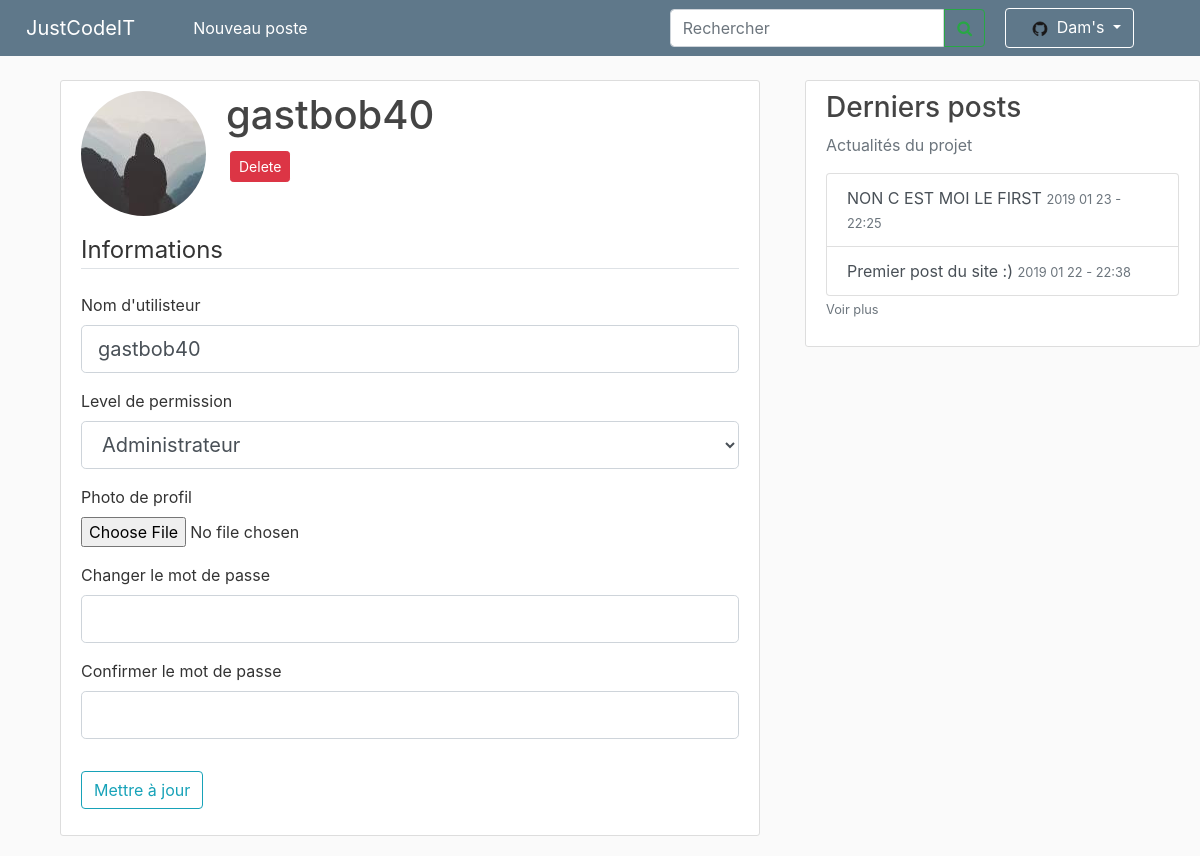
The app's page /account/gastbob40 (signed in), older data.
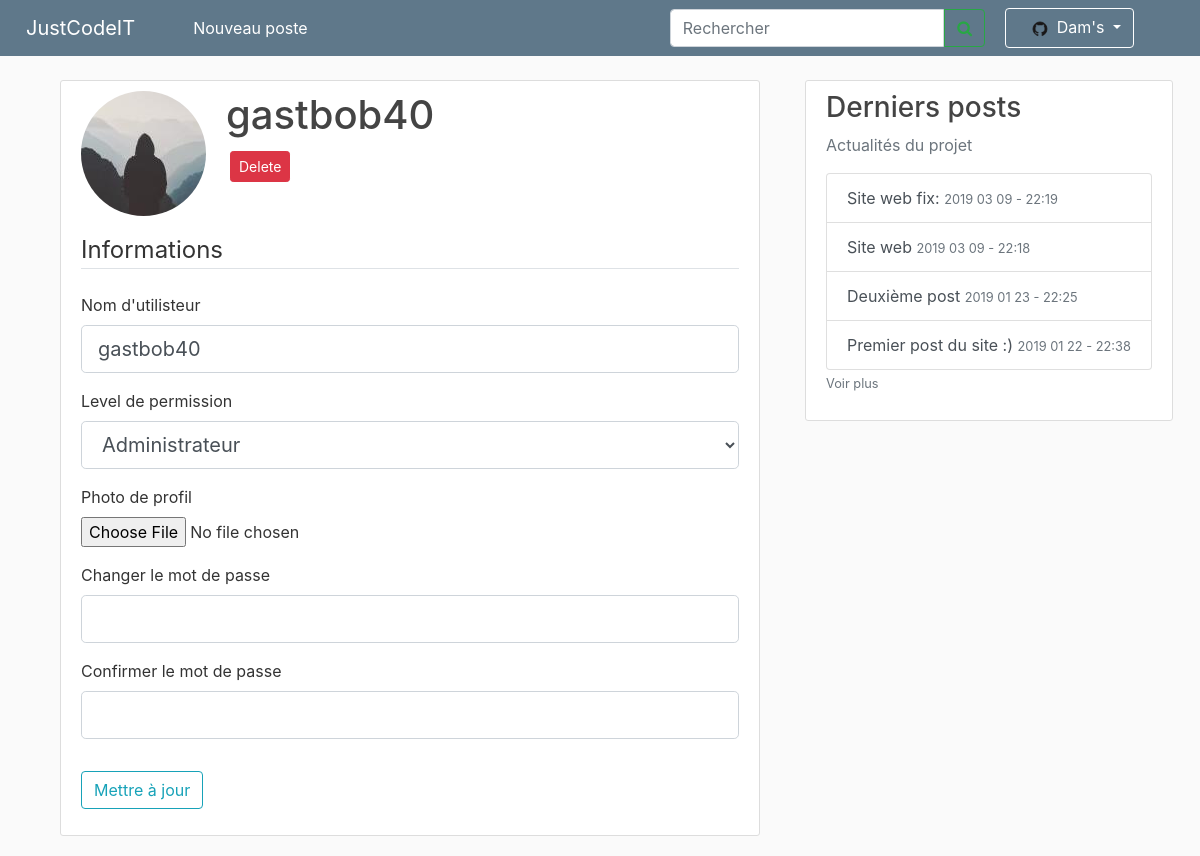
The same page, newer data.
### site_jci/models.py (models this page shows, shortened)
class Post(db.Model):
    id = db.Column(db.Integer, primary_key=True)
    title = db.Column(db.String(100), nullable=False)
    date_posted = db.Column(db.DateTime, nullable=False, default=datetime.utcnow)
    content = db.Column(db.Text, nullable=False)
    user_id = db.Column(db.Integer, db.ForeignKey('user.id'), nullable=False)

### site_jci/routes.py (the view)
@app.route("/account/<string:name>", methods=['GET', 'POST'])
def account_admin(name):
    if not current_user.is_authenticated:
        return redirect(url_for("homePage"))
    if current_user.permission != "administrator":
        return redirect(url_for("homePage"))
    form = UpdateAccountForm()
    user = db.session.query(User).filter_by(username=name).first()
    if request.method == "POST":
        if form.picture.data:
            picture_file = save_picture(form.picture.data)
            user.image_file = picture_file
        if form.password.data:
            if form.password.data == form.confirm_password.data:
                hashed_password = bcrypt.generate_password_hash(
                    form.password.data).decode("utf-8")
                user.password = hashed_password
        user.permission = form.permission_level.data
        user.username = form.username.data
        db.session.commit()
        flash('Votre compte a été mis à jours !', 'success')
        return redirect(url_for('account_admin', name=user.username))
    elif request.method == 'GET':
        form.username.data = user.username
        form.permission_level.data = user.permission
    image_file = url_for('static', filename='profile_pics/' + user.image_file)
    return render_template('account-admin.html', user=user,
    image_file=image_file, form=form)

### site_jci/forms.py (shortened to what this page needs)
class UpdateAccountForm(FlaskForm):
    username = StringField("Nom d'utilisteur",
                           validators=[DataRequired(), Length(min=2, max=20)])
    picture = FileField('Photo de profil', validators=[FileAllowed(['jpg', 'png'])])
    permission_level = SelectField('Level de permission',
                                   choices=[("member", 'Membre du projet'), ("administrator", "Administrateur")])
    password = PasswordField('Changer le mot de passe', validators=[])
    confirm_password = PasswordField('Confirmer le mot de passe',
                                     validators=[ EqualTo('password')])
    submit = SubmitField('Mettre à jour')

### site_jci/models.py (called while the page is built)
@login_manager.user_loader
def load_user(user_id):
    return User.query.get(int(user_id))

### site_jci/routes.py (called while the page is built)
@app.context_processor
def context_processor():
    posts = db.session.query(Post).all()
    if current_user.is_authenticated:
        image_file = url_for('static', filename='profile_pics/' + current_user.image_file)
        return dict(posts=posts, image_file_user=image_file)
    return dict(posts=posts)

### site_jci/templates/account-admin.html (shortened to what this page needs)
{% extends "layout.html" %}
{% block content %}
<main role="main" class="container">
    <div class="content-section">
        <div class="media">
            <img class="rounded-circle account-img" src="{{ image_file }}">
            <div class="media-body">
                <h2 class="account-heading">{{ user.username }}</h2>
                <button type="button" class="btn btn-danger btn-sm m-1" data-toggle="modal" data-target="#deleteModal">Delete</button>
            </div>
        </div>
        <form method="POST" action="" enctype="multipart/form-data">
            <fieldset class="form-group">
                <legend class="border-bottom mb-4">Informations</legend>
                <div class="form-group">
                    {{ form.username.label(class="form-control-label") }}
                    {% if form.username.errors %}
                    {{ form.username(class="form-control form-control-lg is-invalid") }}
                    <div class="invalid-feedback">
                        {% for error in form.username.errors %}
                        <span>{{ error }}</span>
                        {% endfor %}
                    </div>
                    {% else %}
                    {{ form.username(class="form-control form-control-lg") }}
                    {% endif %}
                </div>
                <div class="form-group">
                    {{ form.permission_level.label(class="form-control-label") }}
                    {% if form.permission_level.errors %}
                    {{ form.permission_level(class="form-control form-control-lg is-invalid") }}
                    <div class="invalid-feedback">
                        {% for error in form.permission_level.errors %}
                        <span>{{ error }}</span>
                        {% endfor %}
                    </div>
                    {% else %}
                    {{ form.permission_level(class="form-control form-control-lg") }}
                    {% endif %}
                </div>
                <div class="form-group">
                    {{ form.picture.label() }}
                    {{ form.picture(class="form-control-file") }}
                </div>
                <div class="form-group">
                    {{ form.password.label(class="form-control-label") }}
                    {% if form.password.errors %}
                    {{ form.password(class="form-control form-control-lg is-invalid") }}
                    <div class="invalid-feedback">
                        {% for error in form.password.errors %}
                        <span>{{ error }}</span>
                        {% endfor %}
                    </div>
                    {% else %}
                    {{ form.password(class="form-control form-control-lg") }}
                    {% endif %}
                </div>
                <div class="form-group">
                    {{ form.confirm_password.label(class="form-control-label") }}
                    {% if form.confirm_password.errors %}
                    {{ form.confirm_password(class="form-control form-control-lg is-invalid") }}
                    <div class="invalid-feedback">
                        {% for error in form.confirm_password.errors %}
                        <span>{{ error }}</span>
                        {% endfor %}
                    </div>
                    {% else %}
                    {{ form.confirm_password(class="form-control form-control-lg") }}
                    {% endif %}
                </div>
            </fieldset>
            <div class="form-group">
                {{ form.submit(class="btn btn-outline-info") }}
            </div>
        </form>
    </div>
</main>
{% endblock content %}

### site_jci/templates/layout.html (shortened to what this page needs)
<!DOCTYPE html>
<html lang="en">
<head>
    <link rel="stylesheet" href="https://stackpath.bootstrapcdn.com/bootstrap/4.1.3/css/bootstrap.min.css"
>
    <link rel="stylesheet" type="text/css" href="{{ url_for('static', filename='main.css') }}">
    <link rel="stylesheet" href="https://cdnjs.cloudflare.com/ajax/libs/font-awesome/4.7.0/css/font-awesome.min.css">
</head>
<body>
    <nav class="navbar navbar-expand-md navbar-dark bg-steel fixed-top">
        <a class="navbar-brand" style="margin:0 50px 0 10px" href="{{ url_for('homePage') }}">JustCodeIT</a>
        <div class="navbar-collapse collapse show" id="navbarsExample04" style="">
            <ul class="navbar-nav mr-auto">
                {% if current_user.is_authenticated %}
                <li class="nav-item active rm-lt">
                    <a class="nav-link" href="{{ url_for('new_post') }}">Nouveau poste<span class="sr-only">(current)</span></a>
                </li>
                {% endif %}
            </ul>
            <form class="form-inline my-2 my-md-0">
                <div class="" style="">
                    <input class="form-control " type="search" placeholder="Rechercher" aria-label="Search4" style=" border-top-right-radius:0;border-bottom-right-radius:0">
                    <button class="btn btn-outline-success rm-lt" type="" style="margin-left:
                            -4px;border-bottom-left-radius: 0%;border-top-left-radius:0 "><i
                            class="fa fa-search"></i></button>
                </div>
                <div class="navbar-nav rm-lt">
                    {% if current_user.is_authenticated %}
                    <li class="nav-item dropdown" style="margin-right:50px;">
                        <a class="btn btn-dark dropdown-toggle " style="margin-left:20px; background-color:#5f788a ;border-color: white"
                            href="#" id="navbarDropdown" role="button" data-toggle="dropdown" aria-haspopup="true"
                            aria-expanded="false">
                            <img class="rounded-circle account-img" src="{{ image_file_user }}" style="width: 2vw; height: 2vw; margin: 0px 0px 0px 10px">
                            {{ current_user.username }}
                            {% endif %}
                        </a>
                        {% if current_user.is_authenticated %}
                    </li>
                    {% else %}
                    <a class="nav-item nav-link" style="margin-left:50px;" href="{{ url_for('login') }}">Se connecter</a>
                    {% endif %}
                </div>
            </form>
        </div>
    </nav>
    <main role="main" class="container ">
        <div class="row">
            <div class="col-md-8">
                {% block content %}{% endblock %}
            </div>
            <div class="col-md-4">
                <div class="content-section info-list">
                    <h3>Derniers posts</h3>
                    <p class='text-muted'>Actualités du projet
                        <div class="list-group">
                            {% for post in posts|sort(attribute='date_posted', reverse = True) %}
                            {% if loop.index <= 6 %} <a href="/post/{{ post.id }}" class="list-group-item list-group-item-action">{{
                                post.title
                                }} <small class="text-muted">{{ post.date_posted.strftime('%Y %m %d - %H:%M') }}</small></a>
                                {% endif %}
                                {% endfor %}
                        </div>
                        <a class="text-muted" href="{{ url_for('list_posts') }}"><small>Voir plus</small></smal></a>
                    </p>
                </div>
            </div>
        </div>
    </main>
</html>

Row changes from the older to the newer data that the page shows:
added Post: title "Site web fix:", date_posted "2019 03 09 - 22:19"
added Post: title "Site web", date_posted "2019 03 09 - 22:18"
changed Post: title "NON C EST MOI LE FIRST" → "Deuxième post"
